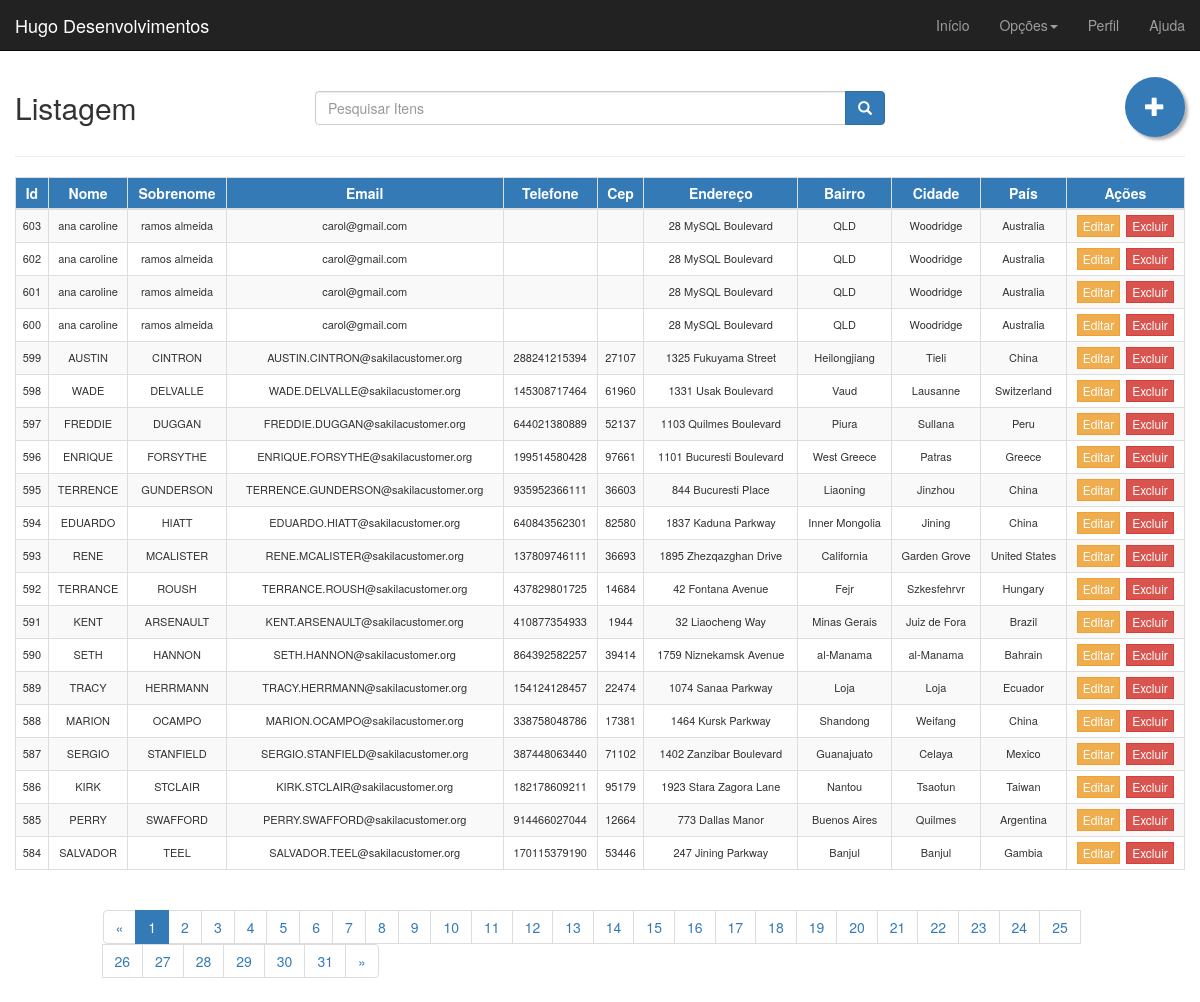
The page / on the database its author committed.
### tables this page shows
CREATE TABLE IF NOT EXISTS `cliente` (
  `cliente_id` smallint(5) unsigned NOT NULL AUTO_INCREMENT,
  `loja_id` tinyint(3) unsigned NOT NULL,
  `primeiro_nome` varchar(45) NOT NULL,
  `ultimo_nome` varchar(45) NOT NULL,
  `email` varchar(50) DEFAULT NULL,
  `endereco_id` smallint(5) unsigned NOT NULL,
  `ativo` tinyint(1) NOT NULL DEFAULT '1',
  `data_criacao` datetime NOT NULL,
  `ultima_atualizacao` timestamp NOT NULL DEFAULT CURRENT_TIMESTAMP ON UPDATE CURRENT_TIMESTAMP,
  PRIMARY KEY (`cliente_id`),
  KEY `idx_fk_loja_id` (`loja_id`),
  KEY `idx_fk_endereco_id` (`endereco_id`),
  KEY `idx_ultimo_nome` (`ultimo_nome`)
);

CREATE TABLE IF NOT EXISTS `endereco` (
  `endereco_id` smallint(5) unsigned NOT NULL AUTO_INCREMENT,
  `endereco` varchar(50) NOT NULL,
  `endereco2` varchar(50) DEFAULT NULL,
  `bairro` varchar(20) NOT NULL,
  `cidade_id` smallint(5) unsigned NOT NULL,
  `cep` varchar(10) DEFAULT NULL,
  `telefone` varchar(20) NOT NULL,
  `ultima_atualizacao` timestamp NOT NULL DEFAULT CURRENT_TIMESTAMP ON UPDATE CURRENT_TIMESTAMP,
  PRIMARY KEY (`endereco_id`),
  KEY `idx_fk_cidade_id` (`cidade_id`)
);

CREATE TABLE IF NOT EXISTS `cidade` (
  `cidade_id` smallint(5) unsigned NOT NULL AUTO_INCREMENT,
  `cidade` varchar(50) NOT NULL,
  `pais_id` smallint(5) unsigned NOT NULL,
  `ultima_atualizacao` timestamp NOT NULL DEFAULT CURRENT_TIMESTAMP ON UPDATE CURRENT_TIMESTAMP,
  PRIMARY KEY (`cidade_id`),
  KEY `idx_fk_pais_id` (`pais_id`)
);

CREATE TABLE IF NOT EXISTS `pais` (
  `pais_id` smallint(5) unsigned NOT NULL AUTO_INCREMENT,
  `pais` varchar(50) NOT NULL,
  `ultima_atualizacao` timestamp NOT NULL DEFAULT CURRENT_TIMESTAMP ON UPDATE CURRENT_TIMESTAMP,
  PRIMARY KEY (`pais_id`)
);

### listar.php (called while the page is built, shortened)
<?php
try{
    require_once 'pdo.php';
    $itens_por_pagina=20;
    $pagina=intval($_GET['pagina']);
    $sql = "SELECT  c.cliente_id,  c.primeiro_nome, c.ultimo_nome, c.email, e.telefone,
 e.cep, e.endereco, e.bairro, d.cidade, p.pais FROM cliente c INNER JOIN endereco e ON c.endereco_id=e.endereco_id
INNER JOIN cidade d ON e.cidade_id=d.cidade_id  INNER JOIN pais p ON d.pais_id=p.pais_id ORDER BY c.cliente_id DESC LIMIT $pagina, $itens_por_pagina";
    $prepare_conn = $pdo->prepare($sql);
    $prepare_conn->execute();
    $listar = $prepare_conn->fetchAll(PDO::FETCH_ASSOC);
} catch ( PDOException $e){
    $listar = array();
    echo "Ocorreu um erro ao conectar com o banco de ddos. Erro: {$e->getMessage()}".PHP_EOL;
}
?>

### index.php (the view, shortened to what this page needs)
<?php
require_once 'listar.php';
$result = $pdo->prepare("SELECT COUNT(*) as quant FROM cliente");
$result->execute();
$num_paginas = ceil($result->fetch(PDO::FETCH_ASSOC)['quant'] / $itens_por_pagina);
?>
<!DOCTYPE html>
<html lang="pt-br">
<head>
    <link rel="stylesheet" href="http://maxcdn.bootstrapcdn.com/bootstrap/3.3.6/css/bootstrap.min.css">
    <link rel="stylesheet" href="css/esilo.css">
</head>
<body>
<nav class="navbar navbar-inverse navbar-fixed-top">
    <div class="container-fluid">
        <div class="navbar-header">
            <a class="navbar-brand" href="#">Hugo Desenvolvimentos</a>
        </div>
        <div id="navbar" class="navbar-collapse collapse">
            <ul class="nav navbar-nav navbar-right">
                <li class="active-efeito"><a href="index.php">Início</a></li>
                <li class="dropdown active-efeito"><a class="dropdown-toggle" data-toggle="dropdown" href="#">Opções<span class="caret"></span></a>
                </li>
                <li class="active-efeito"><a href="#">Perfil</a></li>
                <li class="active-efeito"><a href="#">Ajuda</a></li>
            </ul>
        </div>
    </div>
</nav>
<div id="main" class="container-fluid">
    <div id="top" class="row pesquisa">
        <div class="col-md-3">
            <h2>Listagem</h2>
        </div>
        <div class="col-md-6">
            <div class="input-group h2">
                <input name="data[search]" class="form-control" id="search" type="text" placeholder="Pesquisar Itens">
            <span class="input-group-btn">
                <button class="btn btn-primary" type="submit">
                    <span class="glyphicon glyphicon-search"></span>
                </button>
            </span>
            </div>
        </div>
        <div class="col-md-3">
            <a href="cadastro.php" class="btn btn-primary pull-right  btn-lg  glyphicon glyphicon-plus btn-topo"></a>
        </div>
    </div>
    <hr />
    <div id="list" class="row">
        <div class="table-responsive col-md-12">
            <table class="table table-striped table-bordered table-hover table-condensed" cellspacing="0" cellpadding="0" id="dados_mysql">
                <thead>
                <tr class="bg-primary text-default">
                     <th>Id</th>
                     <th>Nome</th>
                    <th>Sobrenome</th>
                    <th>Email</th>
                    <th>Telefone</th>
                    <th>Cep</th>
                    <th>Endereço</th>
                    <th>Bairro</th>
                    <th>Cidade</th>
                    <th>País</th>
                    <th class="actions">Ações</th>
                </tr>
                </thead>
                <tbody >
                <?php foreach($listar as $pessoa): ?>
                <tr class="btn-default">
                    <td><?= $pessoa['cliente_id']?></td>
                    <td><?= $pessoa['primeiro_nome'];?></td>
                    <td><?= $pessoa['ultimo_nome'];?></td>
                    <td><?= $pessoa['email'];?></td>
                    <td><?= $pessoa['telefone'];?></td>
                    <td><?= $pessoa['cep'];?></td>
                    <td><?= $pessoa['endereco'];?></td>
                    <td><?= $pessoa['bairro'];?></td>
                    <td><?= $pessoa['cidade'];?></td>
                    <td><?= $pessoa['pais'];?></td>
                    <td class="actions">
                        <div class="input-group-btn">
                        <a  href="editar.php?cliente_id=<?=$pessoa['cliente_id']?>" class="btn btn-warning btn-xs btn-afast">Editar</a>
                        <a href="apagar.php?cliente_id=<?=$pessoa['cliente_id']?>"  class="btn btn-danger btn-xs"   data-toggle="modal" data-target="#delete-modal">Excluir</a>
                     </div>
                    </td>
                    <?php endforeach;?>
                </tbody>
            </table>
        </div>
    <div id="bottom" class="row">
        <nav class="col-md-10 col-md-offset-1">
            <ul class="pagination">
                <li>
                    <a href="index.php?pagina=0" aria-label="Previous">
                        <span aria-hidden="true">&laquo;</span>
                    </a>
                </li>
                <?php for($i=0;$i<$num_paginas;$i++) : ?>
                    <li class="<?= $pagina == $i ? "active" : "";?>">
                        <a href="index.php?pagina=<?= $i; ?>">
                            <?= $i+1;?>
                        </a>
                    </li>
                <?php endfor; ?>
                <li>
                    <a href="index.php?pagina=<?= $num_paginas-1;?>" aria-label="Next">
                        <span aria-hidden="true">&raquo;</span>
                    </a>
                </li>
            </ul>
        </nav>
    </div>
</div>
</body>
</html>

### esilo.css (style rules this page uses)
* { margin: 0px; padding: 0px; }
.pesquisa { margin-top: 50px; }
table thead tr th { font-size: 14px; text-align:center; padding: 0px auto 20px auto; }
table tbody tr td { font-size: 11px!important; vertical-align: middle !important; text-align: center; }
.btn-afast { margin-right: 7px!important; }
.btn-topo { width: 60px; height: 60px; margin-top: 5px; border-radius: 100%; box-shadow: 3px 3px 3px rgba(0,0,0,.3); -webkit-transition-duration: 0.4s; transition-duration: 0.4s; border:none ; font-size: 20px; padding-top: 16px; }

### rows shown on the page
cliente: cliente_id "603", primeiro_nome "ana caroline", ultimo_nome "ramos almeida", email "carol@gmail.com", endereco.endereco "28 MySQL Boulevard", endereco.bairro "QLD", cidade.cidade "Woodridge", pais.pais "Australia"
cliente: cliente_id "602", primeiro_nome "ana caroline", ultimo_nome "ramos almeida", email "carol@gmail.com", endereco.endereco "28 MySQL Boulevard", endereco.bairro "QLD", cidade.cidade "Woodridge", pais.pais "Australia"
cliente: cliente_id "601", primeiro_nome "ana caroline", ultimo_nome "ramos almeida", email "carol@gmail.com", endereco.endereco "28 MySQL Boulevard", endereco.bairro "QLD", cidade.cidade "Woodridge", pais.pais "Australia"
cliente: cliente_id "600", primeiro_nome "ana caroline", ultimo_nome "ramos almeida", email "carol@gmail.com", endereco.endereco "28 MySQL Boulevard", endereco.bairro "QLD", cidade.cidade "Woodridge", pais.pais "Australia"
cliente: cliente_id "599", primeiro_nome "AUSTIN", ultimo_nome "CINTRON", email "AUSTIN.CINTRON@sakilacustomer.org", endereco.telefone "288241215394", endereco.cep "27107", endereco.endereco "1325 Fukuyama Street", endereco.bairro "Heilongjiang", cidade.cidade "Tieli", pais.pais "China"
cliente: cliente_id "598", primeiro_nome "WADE", ultimo_nome "DELVALLE", email "WADE.DELVALLE@sakilacustomer.org", endereco.telefone "145308717464", endereco.cep "61960", endereco.endereco "1331 Usak Boulevard", endereco.bairro "Vaud", cidade.cidade "Lausanne", pais.pais "Switzerland"
cliente: cliente_id "597", primeiro_nome "FREDDIE", ultimo_nome "DUGGAN", email "FREDDIE.DUGGAN@sakilacustomer.org", endereco.telefone "644021380889", endereco.cep "52137", endereco.endereco "1103 Quilmes Boulevard", endereco.bairro "Piura", cidade.cidade "Sullana", pais.pais "Peru"
cliente: cliente_id "596", primeiro_nome "ENRIQUE", ultimo_nome "FORSYTHE", email "ENRIQUE.FORSYTHE@sakilacustomer.org", endereco.telefone "199514580428", endereco.cep "97661", endereco.endereco "1101 Bucuresti Boulevard", endereco.bairro "West Greece", cidade.cidade "Patras", pais.pais "Greece"
cliente: cliente_id "595", primeiro_nome "TERRENCE", ultimo_nome "GUNDERSON", email "TERRENCE.GUNDERSON@sakilacustomer.org", endereco.telefone "935952366111", endereco.cep "36603", endereco.endereco "844 Bucuresti Place", endereco.bairro "Liaoning", cidade.cidade "Jinzhou", pais.pais "China"
cliente: cliente_id "594", primeiro_nome "EDUARDO", ultimo_nome "HIATT", email "EDUARDO.HIATT@sakilacustomer.org", endereco.telefone "640843562301", endereco.cep "82580", endereco.endereco "1837 Kaduna Parkway", endereco.bairro "Inner Mongolia", cidade.cidade "Jining", pais.pais "China"
cliente: cliente_id "593", primeiro_nome "RENE", ultimo_nome "MCALISTER", email "RENE.MCALISTER@sakilacustomer.org", endereco.telefone "137809746111", endereco.cep "36693", endereco.endereco "1895 Zhezqazghan Drive", endereco.bairro "California", cidade.cidade "Garden Grove", pais.pais "United States"
cliente: cliente_id "592", primeiro_nome "TERRANCE", ultimo_nome "ROUSH", email "TERRANCE.ROUSH@sakilacustomer.org", endereco.telefone "437829801725", endereco.cep "14684", endereco.endereco "42 Fontana Avenue", endereco.bairro "Fejr", cidade.cidade "Szkesfehrvr", pais.pais "Hungary"
cliente: cliente_id "591", primeiro_nome "KENT", ultimo_nome "ARSENAULT", email "KENT.ARSENAULT@sakilacustomer.org", endereco.telefone "410877354933", endereco.cep "1944", endereco.endereco "32 Liaocheng Way", endereco.bairro "Minas Gerais", cidade.cidade "Juiz de Fora", pais.pais "Brazil"
cliente: cliente_id "590", primeiro_nome "SETH", ultimo_nome "HANNON", email "SETH.HANNON@sakilacustomer.org", endereco.telefone "864392582257", endereco.cep "39414", endereco.endereco "1759 Niznekamsk Avenue", endereco.bairro "al-Manama", cidade.cidade "al-Manama", pais.pais "Bahrain"
cliente: cliente_id "589", primeiro_nome "TRACY", ultimo_nome "HERRMANN", email "TRACY.HERRMANN@sakilacustomer.org", endereco.telefone "154124128457", endereco.cep "22474", endereco.endereco "1074 Sanaa Parkway", endereco.bairro "Loja", cidade.cidade "Loja", pais.pais "Ecuador"
cliente: cliente_id "588", primeiro_nome "MARION", ultimo_nome "OCAMPO", email "MARION.OCAMPO@sakilacustomer.org", endereco.telefone "338758048786", endereco.cep "17381", endereco.endereco "1464 Kursk Parkway", endereco.bairro "Shandong", cidade.cidade "Weifang", pais.pais "China"
cliente: cliente_id "587", primeiro_nome "SERGIO", ultimo_nome "STANFIELD", email "SERGIO.STANFIELD@sakilacustomer.org", endereco.telefone "387448063440", endereco.cep "71102", endereco.endereco "1402 Zanzibar Boulevard", endereco.bairro "Guanajuato", cidade.cidade "Celaya", pais.pais "Mexico"
cliente: cliente_id "586", primeiro_nome "KIRK", ultimo_nome "STCLAIR", email "KIRK.STCLAIR@sakilacustomer.org", endereco.telefone "182178609211", endereco.cep "95179", endereco.endereco "1923 Stara Zagora Lane", endereco.bairro "Nantou", cidade.cidade "Tsaotun", pais.pais "Taiwan"
cliente: cliente_id "585", primeiro_nome "PERRY", ultimo_nome "SWAFFORD", email "PERRY.SWAFFORD@sakilacustomer.org", endereco.telefone "914466027044", endereco.cep "12664", endereco.endereco "773 Dallas Manor", endereco.bairro "Buenos Aires", cidade.cidade "Quilmes", pais.pais "Argentina"
cliente: cliente_id "584", primeiro_nome "SALVADOR", ultimo_nome "TEEL", email "SALVADOR.TEEL@sakilacustomer.org", endereco.telefone "170115379190", endereco.cep "53446", endereco.endereco "247 Jining Parkway", endereco.bairro "Banjul", cidade.cidade "Banjul", pais.pais "Gambia"
